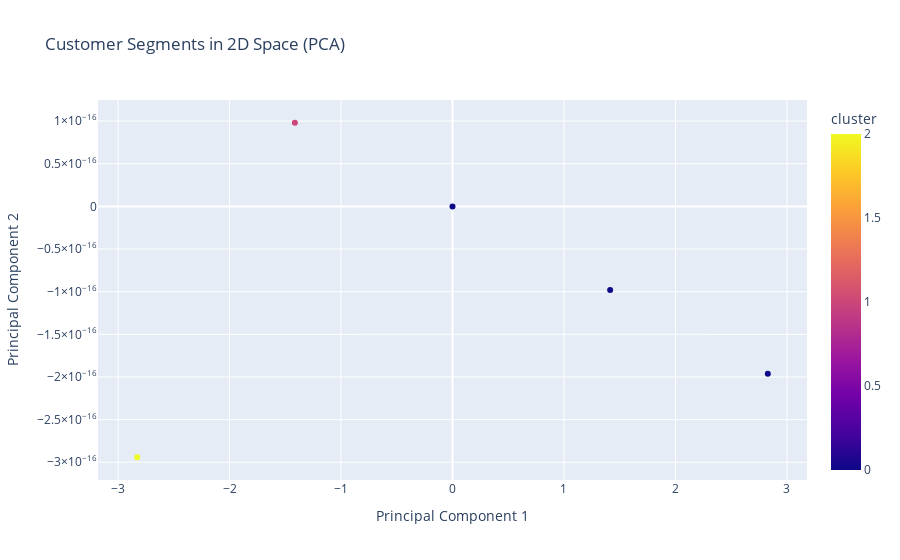

The code cell stored with this chart in its notebook:
### Code cell
# Applying PCA
from sklearn.decomposition import PCA

# Create a PCA object and transform the features
pca = PCA(n_components=2)
pca_result = pca.fit_transform(df[['feature1', 'feature2']])

# Assign the PCA components to new columns
df['pca1'], df['pca2'] = pca_result[:, 0], pca_result[:, 1]

# Visualize the result using Plotly
import plotly.express as px
fig = px.scatter(df, x='pca1', y='pca2', color='cluster',
                 title="Customer Segments in 2D Space (PCA)",
                 labels={"pca1": "Principal Component 1", "pca2": "Principal Component 2"})
fig.show()

### Figure 1 — Plotly figure (JSON) as saved in the notebook; plotly's stock layout.template omitted (floating-point values rounded to 4 significant figures)
{"data": [{"hovertemplate": "Principal Component 1=%{x}<br>Principal Component 2=%{y}<br>cluster=%{marker.color}<extra></extra>", "legendgroup": "", "marker": {"color": [2, 1, 0, 0, 0], "coloraxis": "coloraxis", "symbol": "circle"}, "mode": "markers", "name": "", "orientation": "v", "showlegend": false, "type": "scatter", "x": [-2.828, -1.414, 0.0, 1.414, 2.828], "xaxis": "x", "y": [-2.941e-16, 9.805e-17, -0.0, -9.805e-17, -1.961e-16], "yaxis": "y"}], "layout": {"coloraxis": {"colorbar": {"title": {"text": "cluster"}}, "colorscale": [[0, "#0d0887"], [0.1111, "#46039f"], [0.2222, "#7201a8"], [0.3333, "#9c179e"], [0.4444, "#bd3786"], [0.5556, "#d8576b"], [0.6667, "#ed7953"], [0.7778, "#fb9f3a"], [0.8889, "#fdca26"], [1, "#f0f921"]]}, "legend": {"tracegroupgap": 0}, "title": {"text": "Customer Segments in 2D Space (PCA)"}, "xaxis": {"anchor": "y", "domain": [0, 1], "title": {"text": "Principal Component 1"}}, "yaxis": {"anchor": "x", "domain": [0, 1], "title": {"text": "Principal Component 2"}}}}
